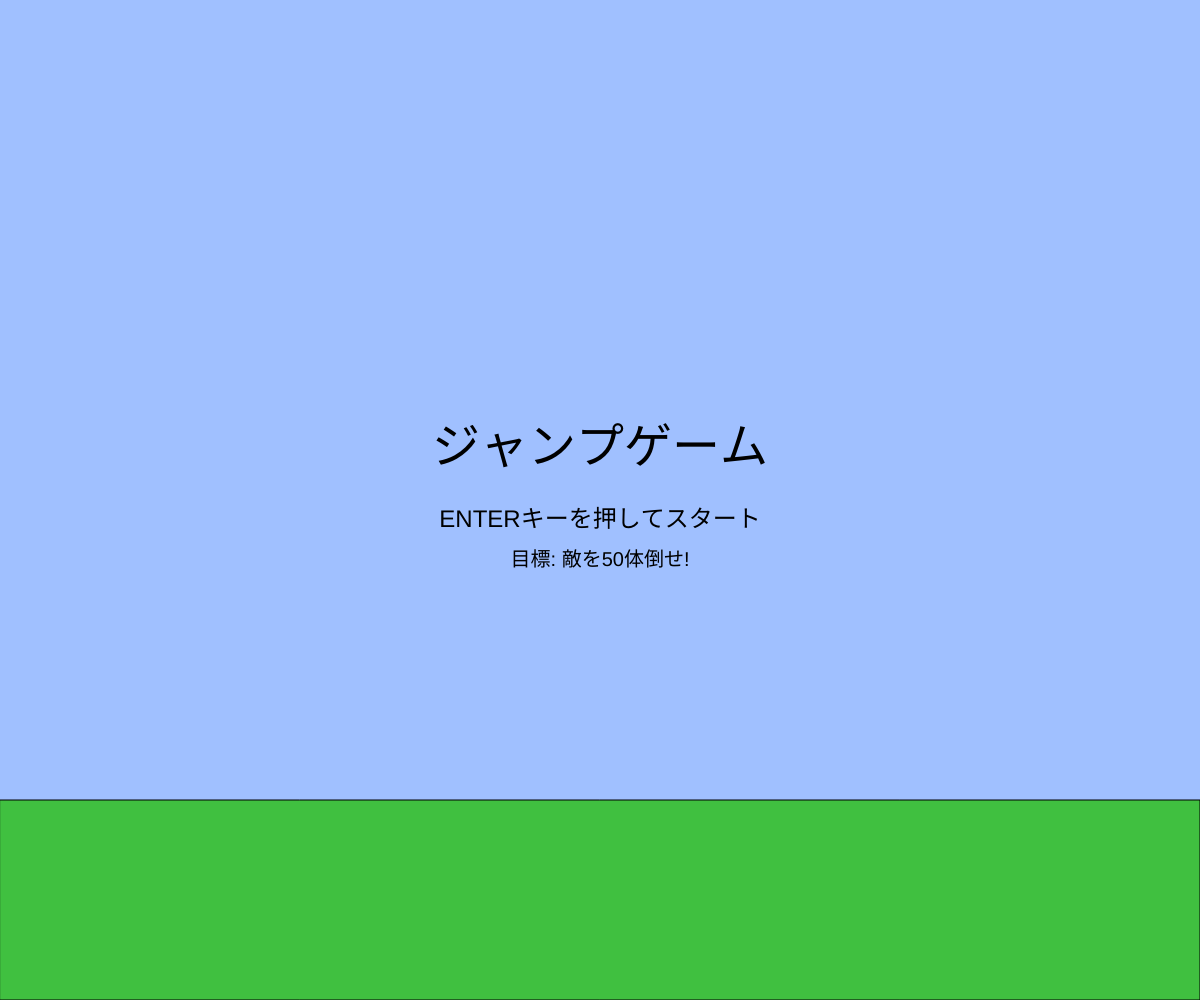
Frame 1 (no input)
Frame 60 (no input): identical to frame 1, image omitted
Frame 120 (the mouse pressed at the canvas centre since frame 60): identical to frame 1, image omitted

The p5.js sketch that drew this single still picture (run headless with seeded random() and noise() and a simulated clock; from frame 60 on, the mouse is pressed at the canvas centre):

// p5.js sketch
// ── sketch.js
//最終課題を制作しよう
let x, y;
let vx, vy;
const g = 1;
let enemies;
let message;
let messageTimer;
let nextEnemyFrame;
let gameState; // "start", "playing", "clear","gameover","continue","rule"
let defeatedCount; // 倒した敵の数
let life; // プレイヤーの残機

function setup(){
  createCanvas(windowWidth, windowHeight);
  player();
  enemies = []; 
  message = "";
  messageTimer = 0;
  nextEnemyFrame = 120; // 最初の敵が出るフレーム数
  gameState = "start"; // ゲーム開始前
  defeatedCount = 0; // 倒した敵の数
  life = 5; //残機は５
}

function player(){
  x = width / 2;
  y = height / 2;
  vx = 0;
  vy = 0;
}

function draw(){
  background(160, 192, 255);
  const size = height * 0.1; // キャラクターのサイズ

  // 地面を描く
  const groundY = height * 0.8;
  fill(64, 192, 64);
  rect(0, groundY, width, height - groundY);

  // スタート画面
  if(gameState === "start"){
    comment(48,"ジャンプゲーム", width / 2, height / 2 - 50);
    comment(24,"ENTERキーを押してスタート", width / 2, height / 2 + 20);
    comment(20,"目標: 敵を50体倒せ!", width / 2, height / 2 + 60);
    return;
  }

  if(gameState === "rule"){
    comment(48,"ルール説明", width / 2, height / 2 - 150);
    comment(20,"RIGHT_ARROW(→)：右移動", width / 2, height / 2 - 90);
    comment(20,"LEFT_ARROW(←)：左移動", width / 2, height / 2 - 60);
    comment(20,"Shift + 移動キーで加速", width / 2, height / 2 - 30);
    comment(20,"スペースでジャンプ", width / 2, height / 2);
    comment(20,"タイミングよくジャンプして敵を踏んだら撃破!", width / 2, height / 2 + 30);
    comment(24,"ENTERキーでゲーム開始", width / 2, height / 2 + 80);
    return;
  }
  
  // クリア画面
  if(gameState === "clear"){
    comment(48,"クリア!", width / 2, height / 2 - 50);
    comment(24,"50体の敵を倒しました!", width / 2, height / 2 + 20);
    comment(24,"ENTERキーで最初に戻る", width / 2, height / 2 + 60);
    return;
  }

  // コンティニュー画面
  if(gameState === "continue"){
    comment(48,"やられた!", width / 2, height / 2 - 80);
    comment(32,"残機: " + life, width / 2, height / 2 - 20);
    comment(24,"ENTERキーでCONTINUE", width / 2, height / 2 + 40);
    return;
  }

  // ゲームオーバー画面
  if(gameState === "gameover"){
    comment(60,"GAME OVER!", width / 2, height / 2 - 100);
    comment(24,"敵が強敵だったようだ、、、!", width / 2, height / 2 - 50);
    comment(24,"ENTERキーでもう一度プレイ", width / 2, height / 2 + 20);
    return;
  }
  // プレイヤーの操作
  vx = 0;
  
  // キャラクターの左右移動 
  if(keyIsDown(LEFT_ARROW)){vx -= 5;}
  if(keyIsDown(SHIFT) && keyIsDown(LEFT_ARROW)){vx -= 5;}
  if(keyIsDown(RIGHT_ARROW)){vx += 5;}
  if(keyIsDown(SHIFT) && keyIsDown(RIGHT_ARROW)){vx += 5;}

  // 重力とジャンプ
  vy += g;
  
  // ジャンプ(スペースキー)
  if(keyIsDown(" ".charCodeAt(0)) && y >= groundY - size / 2){
    vy = -20;
  }
  // 地面に着いたら止める
  else if(y >= groundY - size / 2){
    y = groundY - size / 2;
    vy = 0;
  }

  // 速くなりすぎないように制限
  vx = constrain(vx, -20, 20);
  vy = constrain(vy, -20, 20);

  // 位置を更新
  x += vx;   
  y += vy;
  
  // キャラクターを描く
  fill(224,18,15); //色をマリオっぽく
  ellipse(x, y, size, size);

  // 敵を作る
  // 敵が出てくるタイミングをランダムにする
  if(frameCount >= nextEnemyFrame){
    let e = {
      x: width + 50,  // 画面右端から出現
      y: groundY - size * 1.5 / 2, 
      vx: random(3,30),  //スピードはランダム
      size: size * 1.5, //敵の大きさはプレイヤーの1.5倍
    };
    enemies.push(e);
    // 敵が来たことを表示
    showmessage("敵が来た!");
    //  次の敵が出現するまでのフレーム数をランダムに設定
    nextEnemyFrame = frameCount + int(random(60, 180));
  }
  
  // 倒した敵な数を表示と残りの残機を表示
  fill(0);
  textSize(30);
  textAlign(RIGHT,TOP);
  text('倒した数:'+ defeatedCount + " / 50", width - 10, 10);
  text("残機: " + life, width - 10, 40);
  
  // 敵の更新と描画
  const aliveenemies = [];

  for(let i = 0; i < enemies.length; i++){
    let hit = false;
    let e = enemies[i];
    fill(51, 255, 105);  // 敵を黄緑っぽくしてノコノコっぽく
    ellipse(e.x, e.y, e.size);
    e.x -= e.vx;  // 左に移動
    if(e.x < -50) continue; //画面外にでたら敵が消えるように設定

    // プレイヤーと敵との当たり判定
    const dx = x - e.x;
    const dy = y - e.y;
    const d  = dx * dx + dy * dy;
    const R  = (size + e.size) / 2;

    if(d < R * R){
      // プレイヤーが敵の上からあったら、敵を撃破
      if(y < e.y){
        hit = true;
        defeatedCount++;
        showmessage("敵を倒した!");
        // 敵を15体、35体倒せたら一機増える
        if(defeatedCount === 15){
          life++;
          showmessage("1UP! 15体の敵を倒しました");
        }

        if(defeatedCount === 35){
          life++;
          showmessage("1UP! 35体の敵を倒しました");
        }
        // 念のため倒した数が50以上になったときとしておく
        if(defeatedCount >= 50){
          gameState = "clear";
          return;
        }
        continue; //この時点で敵は消える
      }
      // プレイヤーが敵と正面からぶつかったらコンティニューする
      else{
        life--;
        if(life <= 0){
          //  残機が０になったらゲームオーバー
          gameState = "gameover";
        }
        else{
          gameState = 'continue';
        }
        return; // ここでdraw関数を終了して、残りの敵の処理をスキップ(これがないと、やられたプレイヤーより前の敵が残ってしまう)
      }
    }
    if(!hit) aliveenemies.push(e); //プレイヤーが敵と当たらなかったら敵もプレイヤーも生き残る
  }
  enemies = aliveenemies;
  
  // messageTimerが正である間はメッセージを表示
  if(messageTimer > 0){
    comment(32,message,width / 2, height / 4)
    messageTimer--;
  }
}

function showmessage(t){
  message = t;
  messageTimer = 40; // 表示時間
}

function comment(s,t,x,y){
  push();
  fill(0);
  textSize(s);
  textAlign(CENTER, CENTER);
  text(t, x, y);
  pop();
}

function keyPressed(){
  // ENTERキーでゲーム開始/リセット
  if(keyCode === ENTER){
    if(gameState === "rule" ){
      gameState = "playing";
      player();
      enemies = [];
      defeatedCount = 0;
      life = 5;
      nextEnemyFrame = frameCount + 120;
    }
    else if(gameState === "start"){
      gameState = "rule";
    }
    else if(gameState === "continue"){
      gameState = "playing";
      player();
      enemies = [];
      nextEnemyFrame = frameCount + 120;
    }
    else if(gameState === "clear"|| gameState === "gameover"){
      gameState = "start";
    }
  }
}


function windowResized(){
  resizeCanvas(windowWidth, windowHeight);
}
